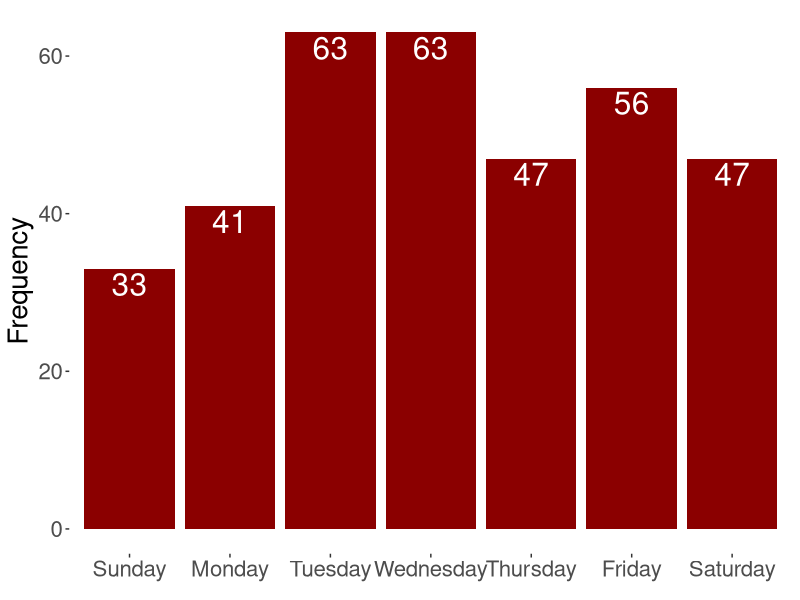
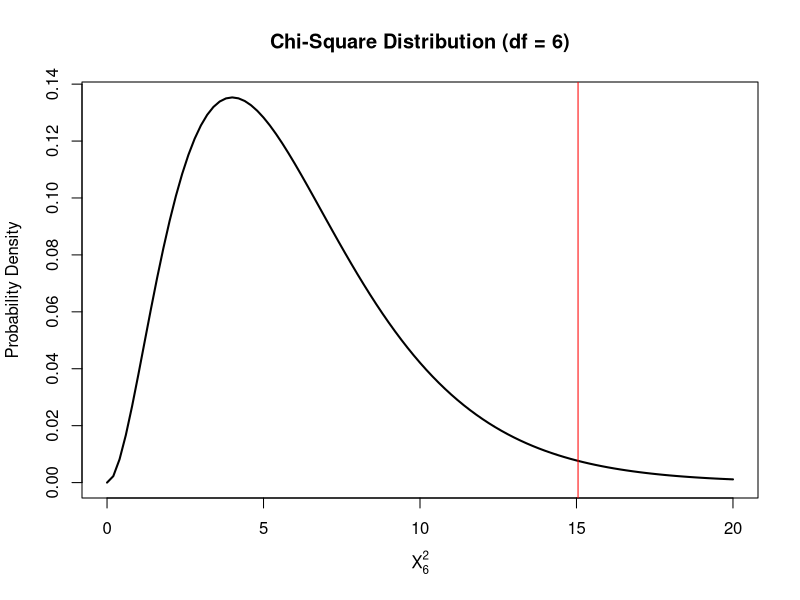
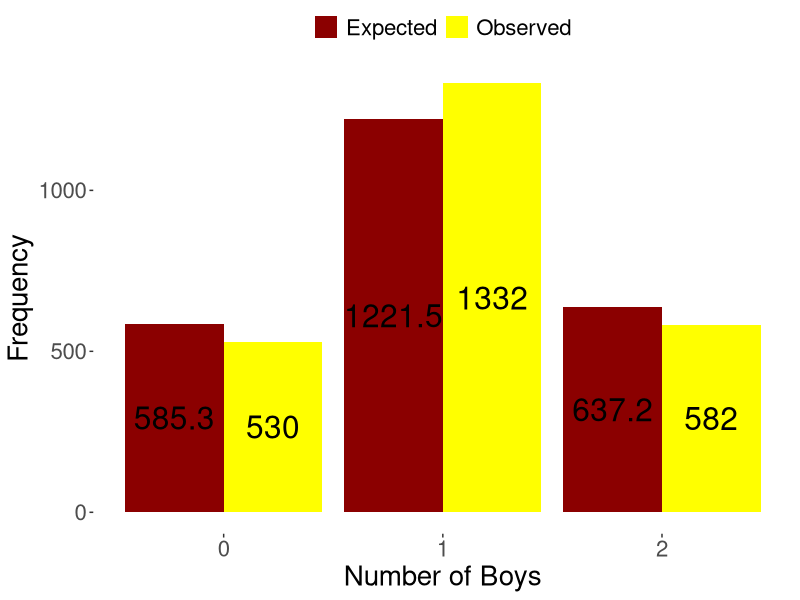

These charts were generated, in order, by the following R code:
# Chp 8

library(ggplot2)

# Section 1

dat <- data.frame(day = c("Sunday", "Monday", "Tuesday", "Wednesday", 
                          "Thursday", "Friday", "Saturday"),
                  births = c(33, 41, 63, 63, 47, 56, 47))

ggplot(dat, aes(x = factor(day, levels = c("Sunday", "Monday", "Tuesday", 
                                           "Wednesday", "Thursday", "Friday", 
                                           "Saturday")), 
                y = births)) + 
    geom_bar(stat = "identity", fill = "dark red") + 
    xlab(element_blank()) + 
    ylab("Frequency") + 
    theme(panel.background = element_blank(), text = element_text(size = 20)) + 
    geom_text(label = dat$births, nudge_y = -2, size = 8, color = "white")
    

curve(dchisq(x, df = 6), from = 0, to = 20,
      main = 'Chi-Square Distribution (df = 6)', #add title
      ylab = 'Probability Density', #change y-axis label
      xlab = expression("X"[6]^2),
      lwd = 2)
abline(v = 15.05, add = TRUE, col = "red", size = 2)

# Section 5

dat <- data.frame(boys = c(0, 1, 2, 0, 1, 2),
                  Value = c("Observed", "Observed", "Observed", "Expected",
                            "Expected", "Expected"),
                  Frequency = c(530, 1332, 582, 585.3, 1221.5, 637.2))

ggplot(dat, aes(x = boys, y = Frequency, group = Value, fill = Value)) + 
    geom_bar(stat = "identity", position = "dodge") + 
    geom_text(aes(label = Frequency, y = Frequency / 2), 
              position = position_dodge(width = 0.9), size = 8) + 
    scale_fill_manual(values = c("dark red", "yellow")) + 
    theme(panel.background = element_blank(), text = element_text(size = 20),
          legend.title = element_blank(), legend.position = "top") +
    xlab("Number of Boys")


# Chp 7 Homework

choose(12, 5) * (5 / 12)^5 * (1 - (5 / 12))^(12 - 5)
choose(12, 7) * (5 / 12)^5 * (1 - (5 / 12))^(12 - 5)

0.4375 - (1.96 * sqrt((0.4375 *(1 - 0.4375)) / 16))
0.4375 + (1.96 * sqrt((0.4375 *(1 - 0.4375)) / 16))


(choose(17, 16)*(0.5)^16*(0.5) + choose(17, 17)*(0.5)^17*(0.5)^0) * 2

# Chap 8 Homework

df <- data.frame(obs = c(7, 4, 5, 6, 6))
df$exp <- 5.6
df$chis <- (df$obs-df$exp)^2/df$exp
df
sum(df$chis)
